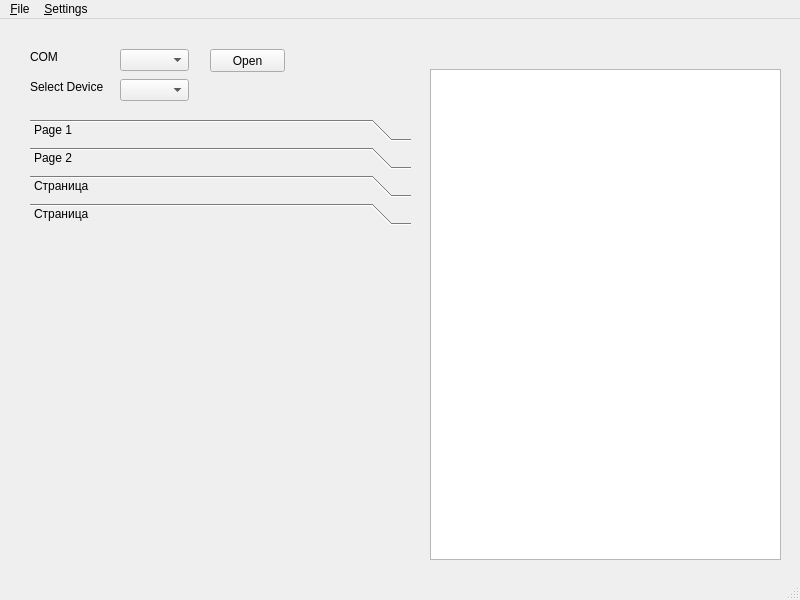
<?xml version="1.0" encoding="UTF-8"?>
<ui version="4.0">
 <class>MainWindow</class>
 <widget class="QMainWindow" name="MainWindow">
  <property name="geometry">
   <rect>
    <x>0</x>
    <y>0</y>
    <width>800</width>
    <height>600</height>
   </rect>
  </property>
  <property name="windowTitle">
   <string>MainWindow</string>
  </property>
  <widget class="QWidget" name="centralwidget">
   <widget class="QComboBox" name="comboBox_dev">
    <property name="geometry">
     <rect>
      <x>120</x>
      <y>60</y>
      <width>69</width>
      <height>22</height>
     </rect>
    </property>
   </widget>
   <widget class="QLabel" name="label_4">
    <property name="geometry">
     <rect>
      <x>30</x>
      <y>60</y>
      <width>81</width>
      <height>16</height>
     </rect>
    </property>
    <property name="text">
     <string>Select Device</string>
    </property>
   </widget>
   <widget class="QToolBox" name="toolBox_Device">
    <property name="geometry">
     <rect>
      <x>30</x>
      <y>100</y>
      <width>381</width>
      <height>441</height>
     </rect>
    </property>
    <property name="currentIndex">
     <number>3</number>
    </property>
    <widget class="QWidget" name="page_34">
     <property name="geometry">
      <rect>
       <x>0</x>
       <y>0</y>
       <width>381</width>
       <height>333</height>
      </rect>
     </property>
     <attribute name="label">
      <string>Page 1</string>
     </attribute>
     <widget class="QPushButton" name="pushButton_GSM_ON">
      <property name="geometry">
       <rect>
        <x>90</x>
        <y>0</y>
        <width>75</width>
        <height>23</height>
       </rect>
      </property>
      <property name="text">
       <string>ON</string>
      </property>
     </widget>
     <widget class="QPushButton" name="pushButton_BZ_OFF">
      <property name="geometry">
       <rect>
        <x>180</x>
        <y>80</y>
        <width>75</width>
        <height>23</height>
       </rect>
      </property>
      <property name="text">
       <string>OFF</string>
      </property>
     </widget>
     <widget class="QLabel" name="label">
      <property name="geometry">
       <rect>
        <x>10</x>
        <y>80</y>
        <width>81</width>
        <height>16</height>
       </rect>
      </property>
      <property name="text">
       <string>Test Buzzer</string>
      </property>
     </widget>
     <widget class="QPushButton" name="pushButton_BZ_ON">
      <property name="geometry">
       <rect>
        <x>90</x>
        <y>80</y>
        <width>75</width>
        <height>23</height>
       </rect>
      </property>
      <property name="text">
       <string>ON</string>
      </property>
     </widget>
     <widget class="QLabel" name="label_2">
      <property name="geometry">
       <rect>
        <x>10</x>
        <y>0</y>
        <width>81</width>
        <height>16</height>
       </rect>
      </property>
      <property name="text">
       <string>ON GSM PWR</string>
      </property>
     </widget>
     <widget class="QPushButton" name="pushButton_GPS_ON">
      <property name="geometry">
       <rect>
        <x>280</x>
        <y>0</y>
        <width>75</width>
        <height>23</height>
       </rect>
      </property>
      <property name="text">
       <string>ON</string>
      </property>
     </widget>
     <widget class="QLabel" name="label_3">
      <property name="geometry">
       <rect>
        <x>200</x>
        <y>0</y>
        <width>81</width>
        <height>16</height>
       </rect>
      </property>
      <property name="text">
       <string>ON GPS PWR</string>
      </property>
     </widget>
     <widget class="QPushButton" name="pushButton_MIC_PWR">
      <property name="geometry">
       <rect>
        <x>90</x>
        <y>40</y>
        <width>75</width>
        <height>23</height>
       </rect>
      </property>
      <property name="text">
       <string>ON</string>
      </property>
     </widget>
     <widget class="QLabel" name="label_5">
      <property name="geometry">
       <rect>
        <x>10</x>
        <y>40</y>
        <width>81</width>
        <height>16</height>
       </rect>
      </property>
      <property name="text">
       <string>MIC PWR</string>
      </property>
     </widget>
     <widget class="QPushButton" name="pushButton_ON_DIV">
      <property name="geometry">
       <rect>
        <x>280</x>
        <y>40</y>
        <width>75</width>
        <height>23</height>
       </rect>
      </property>
      <property name="text">
       <string>ON</string>
      </property>
     </widget>
     <widget class="QLabel" name="label_6">
      <property name="geometry">
       <rect>
        <x>200</x>
        <y>40</y>
        <width>81</width>
        <height>16</height>
       </rect>
      </property>
      <property name="text">
       <string>ON DIV</string>
      </property>
     </widget>
    </widget>
    <widget class="QWidget" name="page_e18">
     <property name="geometry">
      <rect>
       <x>0</x>
       <y>0</y>
       <width>381</width>
       <height>333</height>
      </rect>
     </property>
     <attribute name="label">
      <string>Page 2</string>
     </attribute>
    </widget>
    <widget class="QWidget" name="page_e8">
     <attribute name="label">
      <string>Страница</string>
     </attribute>
    </widget>
    <widget class="QWidget" name="page_e3">
     <attribute name="label">
      <string>Страница</string>
     </attribute>
    </widget>
   </widget>
   <widget class="QPlainTextEdit" name="plainTextEdit">
    <property name="geometry">
     <rect>
      <x>430</x>
      <y>50</y>
      <width>351</width>
      <height>491</height>
     </rect>
    </property>
   </widget>
   <widget class="QLabel" name="label_7">
    <property name="geometry">
     <rect>
      <x>30</x>
      <y>30</y>
      <width>81</width>
      <height>16</height>
     </rect>
    </property>
    <property name="text">
     <string>COM</string>
    </property>
   </widget>
   <widget class="QPushButton" name="pushButton_Open_COM">
    <property name="geometry">
     <rect>
      <x>210</x>
      <y>30</y>
      <width>75</width>
      <height>23</height>
     </rect>
    </property>
    <property name="text">
     <string>Open</string>
    </property>
   </widget>
   <widget class="QComboBox" name="comboBox">
    <property name="enabled">
     <bool>true</bool>
    </property>
    <property name="geometry">
     <rect>
      <x>120</x>
      <y>30</y>
      <width>69</width>
      <height>22</height>
     </rect>
    </property>
   </widget>
  </widget>
  <widget class="QMenuBar" name="menubar">
   <property name="geometry">
    <rect>
     <x>0</x>
     <y>0</y>
     <width>800</width>
     <height>21</height>
    </rect>
   </property>
   <widget class="QMenu" name="menu_File">
    <property name="title">
     <string>&amp;File</string>
    </property>
    <addaction name="action_New"/>
    <addaction name="action_Open"/>
    <addaction name="action_Close"/>
   </widget>
   <widget class="QMenu" name="menu_Settings">
    <property name="title">
     <string>&amp;Settings</string>
    </property>
    <addaction name="actionConnect"/>
   </widget>
   <addaction name="menu_File"/>
   <addaction name="menu_Settings"/>
  </widget>
  <widget class="QStatusBar" name="statusbar"/>
  <action name="action_New">
   <property name="text">
    <string>&amp;New</string>
   </property>
  </action>
  <action name="action_Open">
   <property name="text">
    <string>&amp;Open</string>
   </property>
  </action>
  <action name="action_Close">
   <property name="text">
    <string>&amp;Close</string>
   </property>
  </action>
  <action name="actionConnect">
   <property name="text">
    <string>&amp;Connect</string>
   </property>
  </action>
 </widget>
 <resources/>
 <connections>
  <connection>
   <sender>action_Close</sender>
   <signal>triggered()</signal>
   <receiver>MainWindow</receiver>
   <slot>close()</slot>
   <hints>
    <hint type="sourcelabel">
     <x>-1</x>
     <y>-1</y>
    </hint>
    <hint type="destinationlabel">
     <x>399</x>
     <y>299</y>
    </hint>
   </hints>
  </connection>
 </connections>
</ui>
